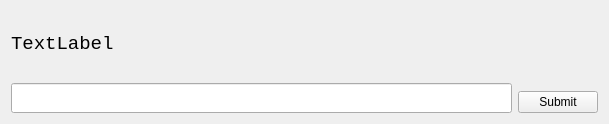
<?xml version="1.0" encoding="UTF-8"?>
<ui version="4.0">
 <class>StepWidgetItem</class>
 <widget class="QWidget" name="StepWidgetItem">
  <property name="geometry">
   <rect>
    <x>0</x>
    <y>0</y>
    <width>609</width>
    <height>124</height>
   </rect>
  </property>
  <property name="windowTitle">
   <string>Form</string>
  </property>
  <layout class="QGridLayout" name="gridLayout">
   <item row="0" column="0">
    <layout class="QHBoxLayout" name="horizontalLayout">
     <property name="sizeConstraint">
      <enum>QLayout::SetNoConstraint</enum>
     </property>
     <item>
      <layout class="QVBoxLayout" name="verticalLayout">
       <item>
        <widget class="QLabel" name="label">
         <property name="font">
          <font>
           <family>Lucida Console</family>
           <pointsize>14</pointsize>
          </font>
         </property>
         <property name="text">
          <string>TextLabel</string>
         </property>
        </widget>
       </item>
       <item>
        <widget class="QLineEdit" name="lineEdit">
         <property name="font">
          <font>
           <family>Lucida Console</family>
           <pointsize>14</pointsize>
          </font>
         </property>
        </widget>
       </item>
      </layout>
     </item>
     <item>
      <layout class="QVBoxLayout" name="verticalLayout_2">
       <item>
        <widget class="QLabel" name="resultLabel">
         <property name="sizePolicy">
          <sizepolicy hsizetype="Preferred" vsizetype="Preferred">
           <horstretch>0</horstretch>
           <verstretch>0</verstretch>
          </sizepolicy>
         </property>
         <property name="font">
          <font>
           <family>Lucida Console</family>
           <pointsize>12</pointsize>
          </font>
         </property>
         <property name="text">
          <string/>
         </property>
        </widget>
       </item>
       <item>
        <widget class="QPushButton" name="submitButton">
         <property name="text">
          <string>Submit</string>
         </property>
        </widget>
       </item>
      </layout>
     </item>
    </layout>
   </item>
  </layout>
 </widget>
 <resources/>
 <connections/>
</ui>
